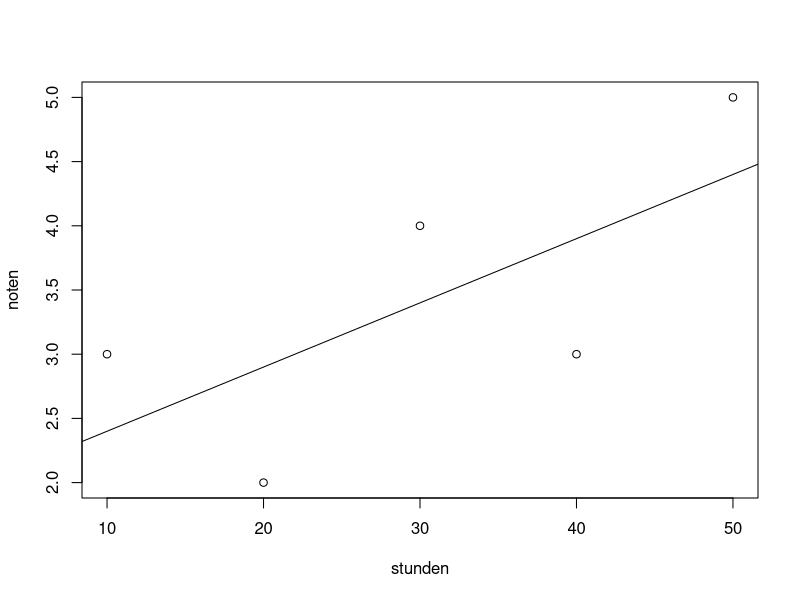

This figure's R source: (Note: this script raises an error after producing the figure.)
## ---- chunk 1
# Erstellen Sie ein Beispieldatensatz
stunden <- c(10, 20, 30, 40, 50)
noten <- c(3, 2, 4, 3, 5)
## ---- chunk 2
modell <- lm(noten ~ stunden)
summary(modell) # Anzeigen der Modellparameter
## ---- chunk 3
plot(stunden, noten)
abline(modell)
## ---- chunk 4
data <- read.csv("data/linear_regression_example.csv")
# Perform multiple linear regression with interaction term
model = lm(y ~ x1 + x2 + x3, 
           data = data)
## ---- chunk 5
summary(model)
## ---- chunk 6
knitr::include_graphics("figures/lineare_regression/bilder/interaction_plot.png")
